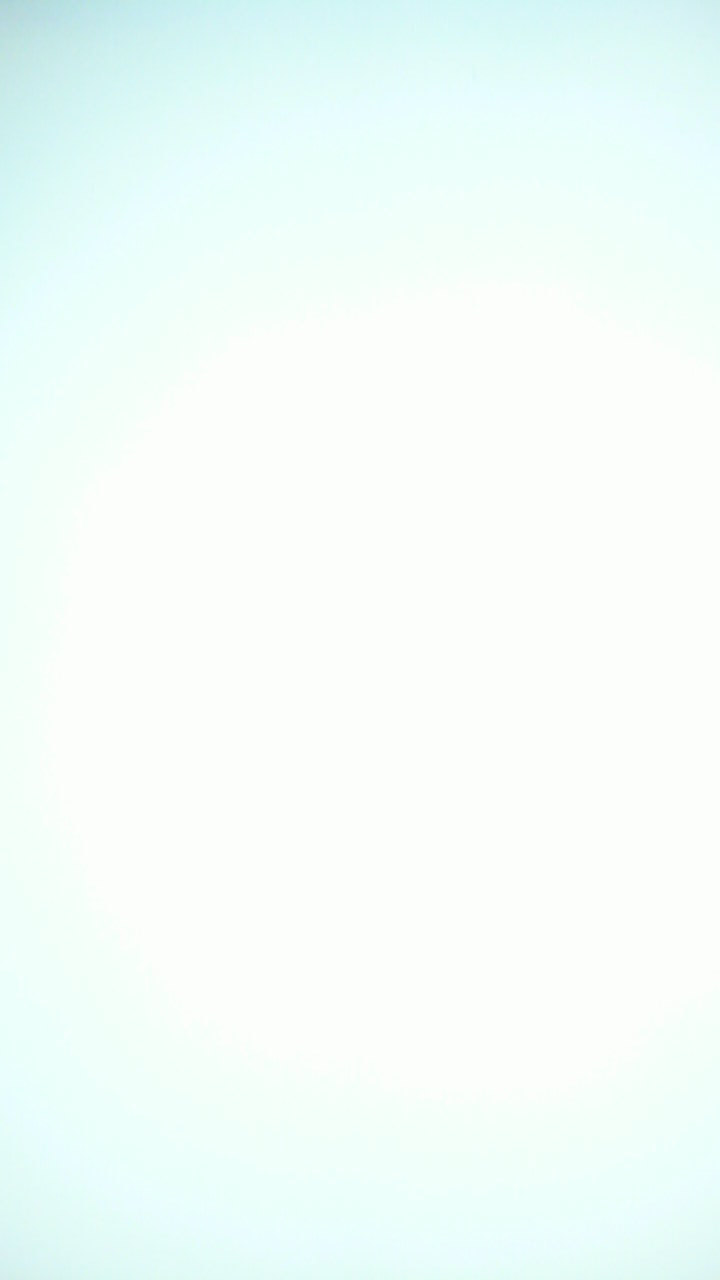
#> input picture brain/blank.png, 720 x 1280 px, given in place of a.png, which was not available
$ python structure.py
#> lines starting #> are read from the running program, lines starting #| are printed output that depends on the picture; pictures that were not available may be replaced by others from this repository, and a replacement may not be noted
### brain/log.py
import logging
import logging.config

import os

MAIN_LOG_LEVEL = 'DEBUG'
LOG_DIR = os.path.join(os.path.dirname(__file__), 'logs')

LOGGING = {
    'version': 1,
    'disable_existing_loggers': True,
    'formatters': {
        'verbose': {
            'format': '%(levelname)s %(asctime)s %(name)s -- %(message)s'
        },
        'simple': {
            'format': '%(levelname)s %(name)s -- %(message)s'
        },
    },
    'handlers': {
        'console': {
            'level': 'DEBUG',
            'class': 'logging.StreamHandler',
            'formatter': 'verbose'
        },

        'file_handler': {
            'level': 'DEBUG',
            'class': 'logging.handlers.RotatingFileHandler',
            'filename': os.path.join(LOG_DIR, 'brain.log'),
            'maxBytes': 5 * 1024 * 1024,  # 5 MB
            'backupCount': 5,
            'formatter': 'verbose',
        }
    },
    'loggers': {
        '': {
            'handlers': ['console', 'file_handler'],
            'propagate': True,
            'level': MAIN_LOG_LEVEL,
        }

    }
}

# logging.basicConfig(format="%(asctime)s %(levelname)s %(message)s", level=logging.DEBUG)
logging.config.dictConfig(LOGGING)

log = logging.getLogger(__name__)


def makelog(name):
    return logging.getLogger(name)

### brain/structure.py
#!/usr/bin/env python3

import cv2
import numpy as np

from skimage.feature import local_binary_pattern
from scipy.stats import itemfreq

from log import makelog
log = makelog(__name__)


def lbp_histogram(img, radius=5):
    """ Computes the LBP Histogram for a given images luminance channel and returns it """

    # img_gray = cv2.cvtColor(img, cv2.COLOR_BGR2GRAY)
    # small_img = cv2.resize(img, (0, 0), fx=0.25, fy=0.25)

    lab_img = cv2.cvtColor(img, cv2.COLOR_BGR2LAB)    # Convert to lab for better perceptual accuracy
    gray_img = lab_img[:, :, 0]

    n_points = 8 * radius  # points to consider

    lbp = local_binary_pattern(gray_img, n_points, radius, method='uniform')

    x = itemfreq(lbp.ravel())
    hist = x[:, 1] / sum(x[:, 1])

    return hist


def compare_histograms(a, b):
    arr_a = np.array(a, dtype=np.float32)
    arr_b = np.array(b, dtype=np.float32)

    try:
        score = cv2.compareHist(arr_a, arr_b, cv2.HISTCMP_CHISQR)
    except:
        log.warn('Could not compare histograms.')
        score = 1.0

    return score


def plot_hist(hist):
    graph_w = 300
    graph_h = 200
    graph_img = np.zeros((graph_h, graph_w, 3), np.uint8)

    num_bins = len(hist)
    for i in range(1, num_bins - 2, 1):
        x = int(i / num_bins * graph_w)
        bh = int(graph_h * hist[i] * 10.0)
        bw = int(graph_w / num_bins)
        cv2.rectangle(graph_img, (x, graph_h - bh), (x + bw, graph_h), [255, 0, 0], cv2.FILLED)

    return graph_img


if __name__ == '__main__':
    import os
    import fnmatch
    import time
    import sys

    p = "stones/"   # looks here for pngs...

    pngfiles = []

    for file in os.listdir(p):
        if fnmatch.fnmatch(file, '*.png'):
            pngfiles.append(file)

    pngfiles = ["a.png", "b.png", "a.png", "b.png", "a.png", "b.png", "a.png", "b.png", "a.png", "b.png", "a.png", "b.png", "a.png", "b.png", "a.png", "b.png"]

    first_path = os.path.join(p, pngfiles[0])
    first_img = cv2.imread(first_path, -1)
#> first_img is the input picture: shape (1280, 720, 3); mean B, G, R 250.1, 253.3, 242.7

    first_hist = lbp_histogram(first_img)
#> in lbp_histogram, `lab_img = cv2.cvtColor(img, cv2.COLOR_BGR2LAB)`: lab_img: shape (1280, 720, 3); mean of channels 0, 1, 2 251.7, 124.1, 128.2
#> in lbp_histogram, `gray_img = lab_img[:, :, 0]`:
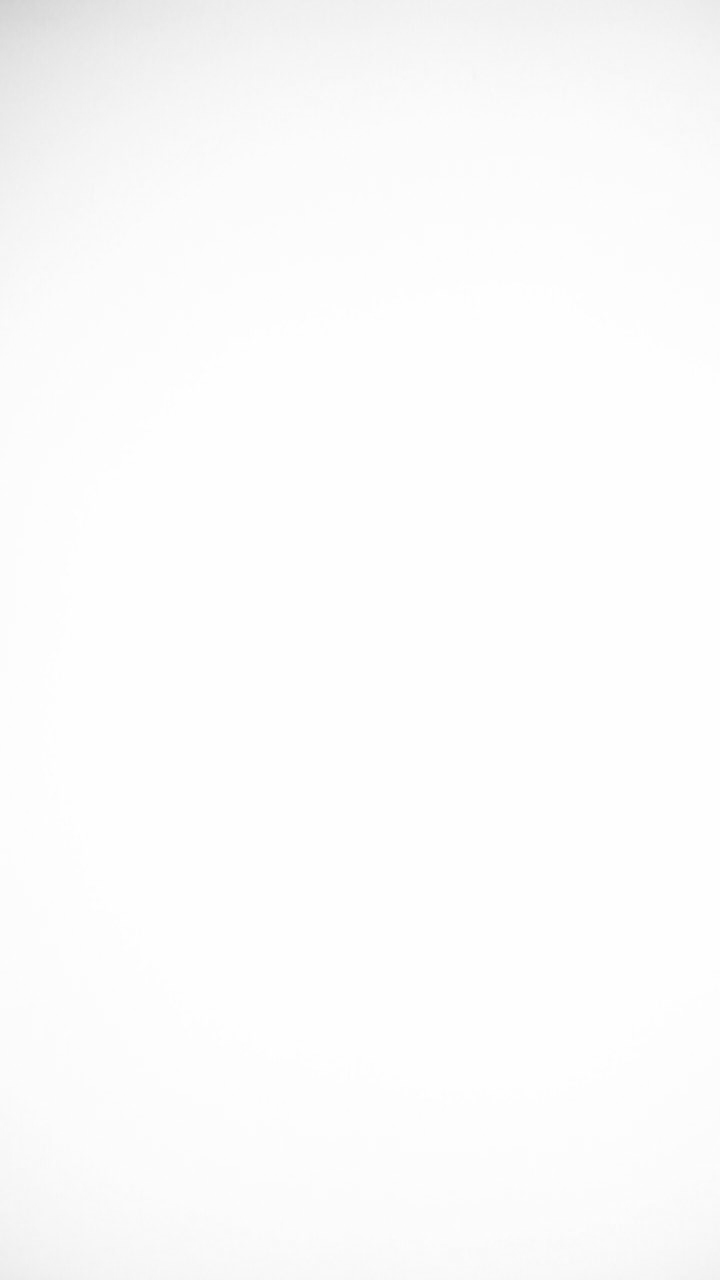
#> gray_img: shape (1280, 720); min 208, max 255, mean 251.7
#> in lbp_histogram, `lbp = local_binary_pattern(gray_img, n_points, radius, method='uniform')`:
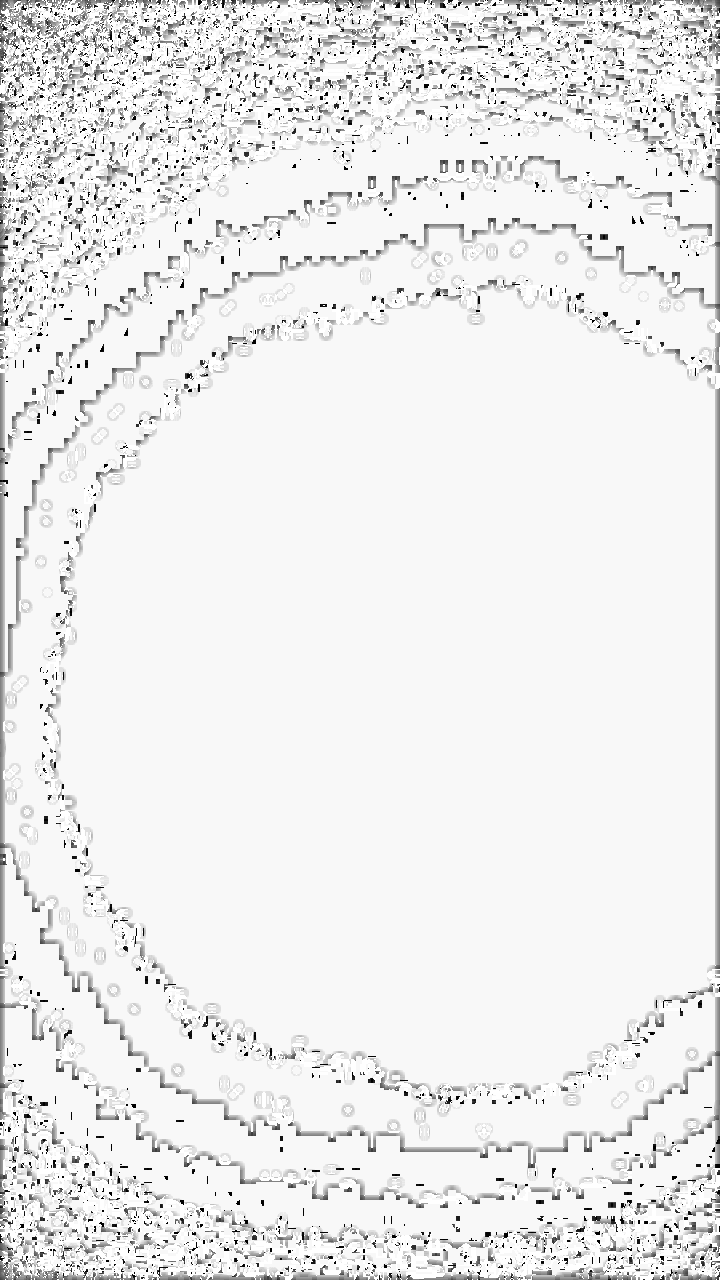
#> lbp: shape (1280, 720) float64; min 0, max 41, mean 38.1; drawn with min black and max white
#> in lbp_histogram, `x = itemfreq(lbp.ravel())`: x = 42 pairs, first value 0 to 41, second value 497 to 684149
#> in lbp_histogram, `hist = x[:, 1] / sum(x[:, 1])`: hist = 42 values, max 0.742 at index 40, min 0.000539 at index 8, mean 0.0238
#> first_hist has the same summary as hist in lbp_histogram

    for fn in pngfiles:
        log.info('Loading %s', fn)
        image = cv2.imread(os.path.join(p, fn), -1)
        (h, w) = image.shape[:2]
#> h = 1280; w = 720

        t = time.time()
        hist_a = lbp_histogram(image, radius=3)
#> call 2 of lbp_histogram, with radius = 3
#> in lbp_histogram (call 2), `lbp = local_binary_pattern(gray_img, n_points, radius, method='uniform')`:
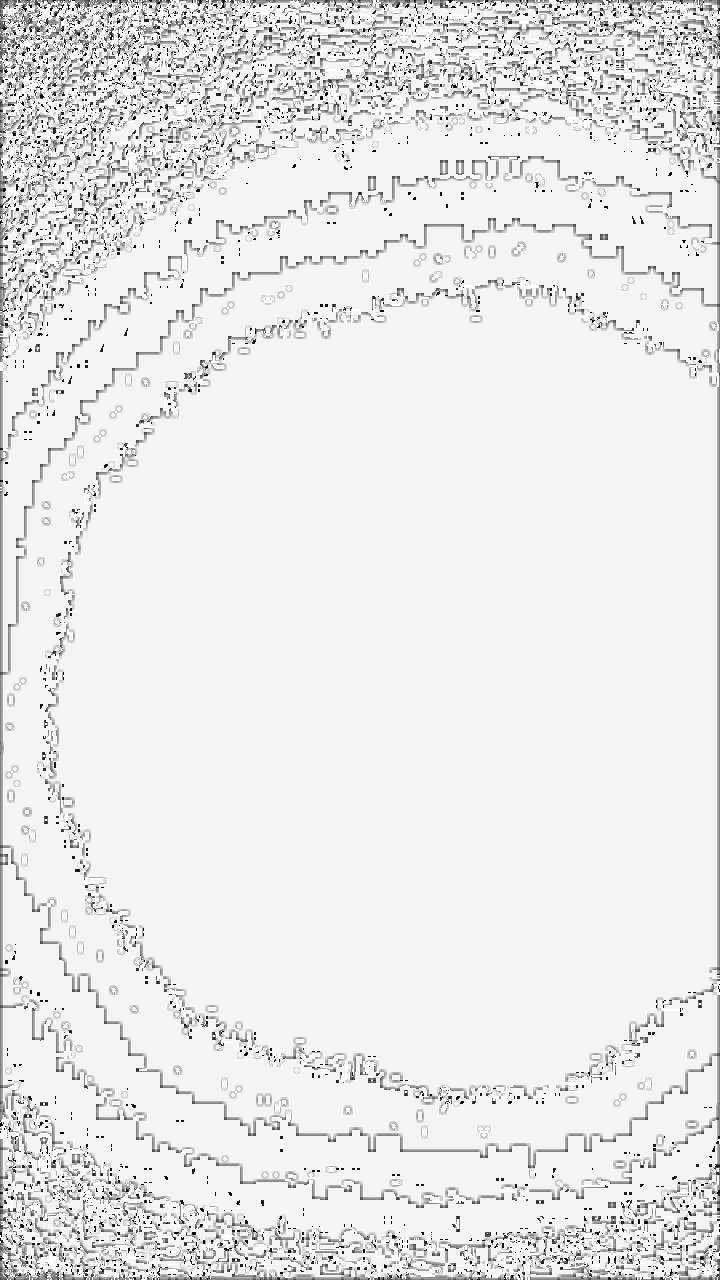
#> lbp: shape (1280, 720) float64; min 0, max 25, mean 22.8; drawn with min black and max white
#> in lbp_histogram (call 2), `x = itemfreq(lbp.ravel())`: x = 26 pairs, first value 0 to 25, second value 833 to 737698
#> in lbp_histogram (call 2), `hist = x[:, 1] / sum(x[:, 1])`: hist = 26 values, max 0.8 at index 24, min 0.000904 at index 6, mean 0.0385
#> hist_a has the same summary as hist in lbp_histogram
        hist_b = lbp_histogram(image, radius=12)
#> call 3 of lbp_histogram, with radius = 12
#> in lbp_histogram (call 3), `lbp = local_binary_pattern(gray_img, n_points, radius, method='uniform')`:
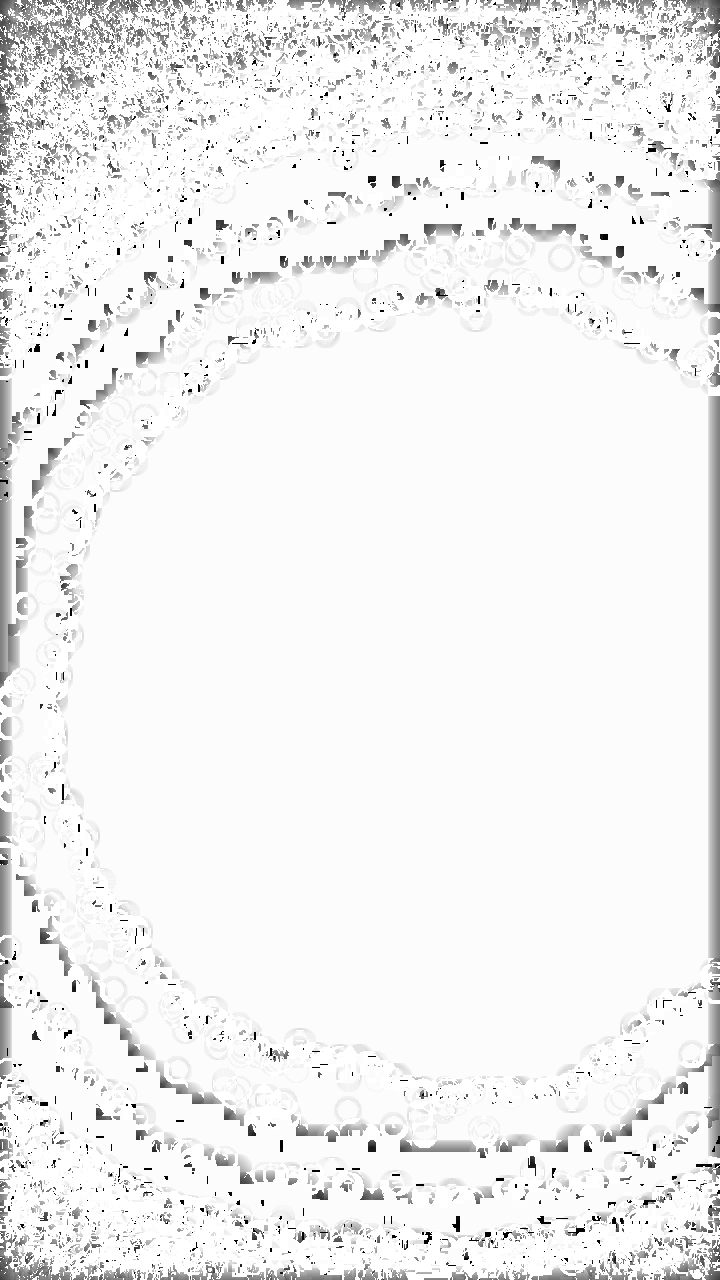
#> lbp: shape (1280, 720) float64; min 0, max 97, mean 91.8; drawn with min black and max white
#> in lbp_histogram (call 3), `x = itemfreq(lbp.ravel())`: x = 98 pairs, first value 0 to 97, second value 36 to 571568
#> in lbp_histogram (call 3), `hist = x[:, 1] / sum(x[:, 1])`: hist = 98 values, max 0.62 at index 96, min 3.91e-05 at index 11, mean 0.0102
#> hist_b has the same summary as hist in lbp_histogram
        # print(hist)
        log.info('Time for lbp_histogram: %.3fs', (time.time() - t))

        # [10 lines of commented-out code are left out]

        graph_a_img = plot_hist(hist_a)
#> in plot_hist, `num_bins = len(hist)`: num_bins = 26
#> the loop in plot_hist, `for i in range(1, num_bins - 2, 1):` made 23 passes
#> (x, bh) on passes 1 to 12: (11, 4), (23, 4), (34, 4), (46, 3), (57, 2), (69, 1), (80, 4), (92, 6), (103, 7), (115, 6), (126, 6), (138, 5)
#> after the loop in plot_hist, `for i in range(1, num_bins - 2, 1):`:
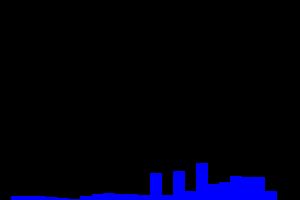
#> graph_img: shape (200, 300, 3); mean of channels 0, 1, 2 13.5, 0, 0; drawn as B, G, R
        graph_b_img = plot_hist(hist_b)
#> in plot_hist (call 2), `num_bins = len(hist)`: num_bins = 98
#> the loop in plot_hist (call 2), `for i in range(1, num_bins - 2, 1):` made 95 passes
#> (x, bh) on passes 1 to 12: (3, 1), (6, 0), (9, 0), (12, 0), (15, 0), (18, 0), (21, 0), (24, 0), (27, 0), (30, 0), (33, 0), (36, 0)
#> after the loop in plot_hist (call 2), `for i in range(1, num_bins - 2, 1):`:
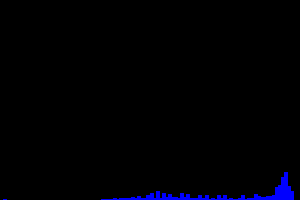
#> graph_img: shape (200, 300, 3); mean of channels 0, 1, 2 3.9, 0, 0; drawn as B, G, R

        # log.info('Score %0.3f',  (score, ))
        cv2.imshow('first', first_img)
        cv2.imshow('second', image)
        cv2.imshow('histogram_a', graph_a_img)
        cv2.imshow('histogram_b', graph_b_img)

        if cv2.waitKey(0) == 27:
#> (key Esc is pressed here)
#> (the run stopped early here; a loop or call above may not have finished)

$ run again, on brain/blank_l0.jpg
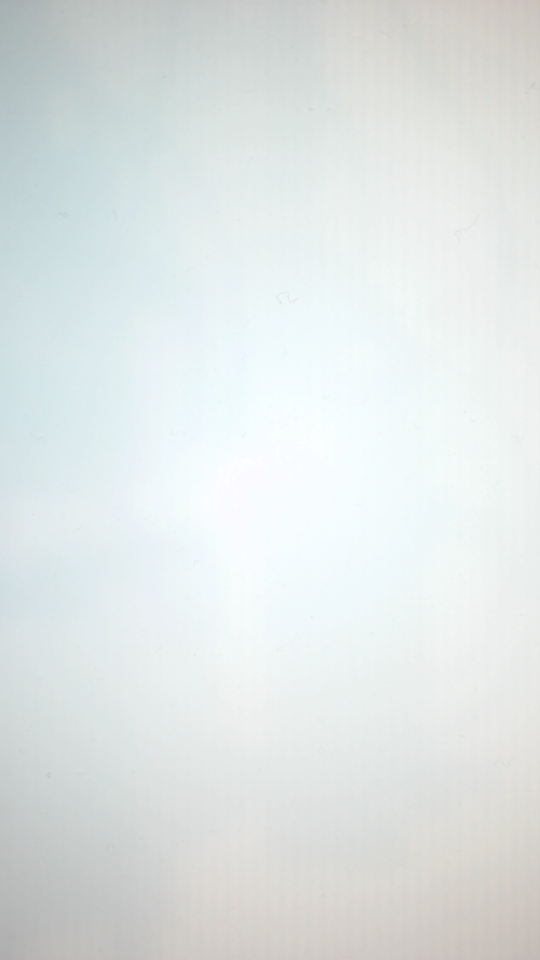
#> input picture brain/blank_l0.jpg, 1080 x 1920 px, given in place of a.png, which was not available (shown at 1/2 size)
#> first_img is the input picture: shape (1920, 1080, 3); mean B, G, R 228.6, 229.4, 223.4
#> lab_img: shape (1920, 1080, 3); mean of channels 0, 1, 2 231.2, 126, 127.6
#> in lbp_histogram, `x = itemfreq(lbp.ravel())`: x = 42 pairs, first value 0 to 41, second value 5413 to 975402
#> hist = 42 values, max 0.47 at index 41, min 0.00261 at index 8, mean 0.0238
#> first_hist has the same summary as hist in lbp_histogram
#> hist_a = 26 values, max 0.31 at index 25, min 0.00602 at index 6, mean 0.0385
#> in lbp_histogram (call 3), `lbp = local_binary_pattern(gray_img, n_points, radius, method='uniform')`:
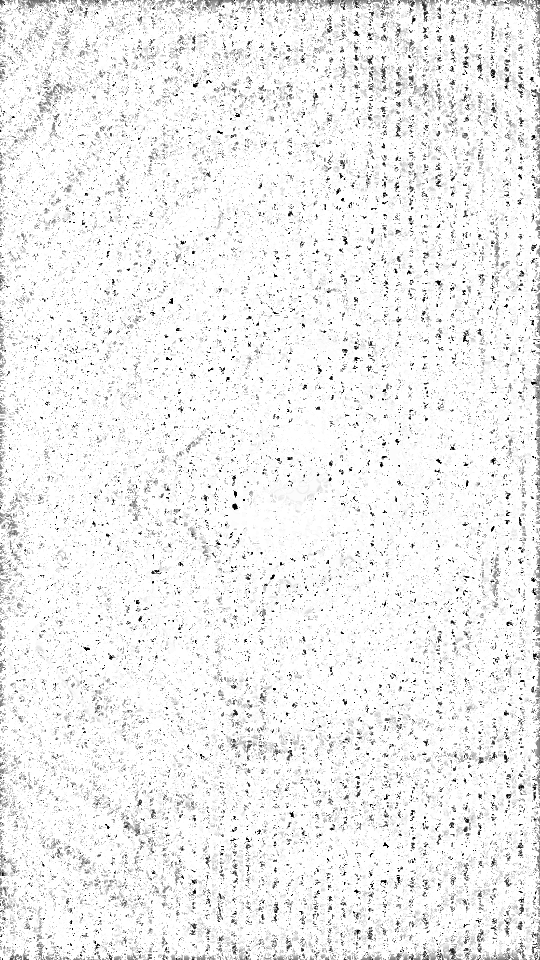
#> lbp: shape (1920, 1080) float64 (shown at 1/2 size); min 0, max 97, mean 91.1; drawn with min black and max white
#> in lbp_histogram (call 3), `x = itemfreq(lbp.ravel())`: x = 98 pairs, first value 0 to 97, second value 1178 to 1581462
#> hist = 98 values, max 0.763 at index 97, min 0.000568 at index 32, mean 0.0102
#> hist_b has the same summary as hist in lbp_histogram
#> num_bins = 26
#> the loop in plot_hist, `for i in range(1, num_bins - 2, 1):` made 23 passes
#> (x, bh) on passes 1 to 8: (11, 21), (23, 19), (34, 15), (46, 16), (57, 16), (69, 12), (80, 15), (92, 18)
#> num_bins = 98
#> the loop in plot_hist (call 2), `for i in range(1, num_bins - 2, 1):` made 95 passes
#> (x, bh) on passes 1 to 8: (3, 5), (6, 3), (9, 3), (12, 2), (15, 2), (18, 1), (21, 1), (24, 1)
#> after the loop in plot_hist (call 2), `for i in range(1, num_bins - 2, 1):`:
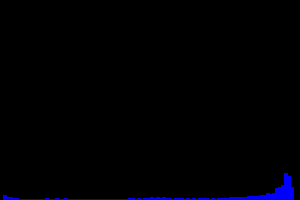
#> graph_img: shape (200, 300, 3); mean of channels 0, 1, 2 3.8, 0, 0; drawn as B, G, R

$ run again, on 4led/a0.jpg
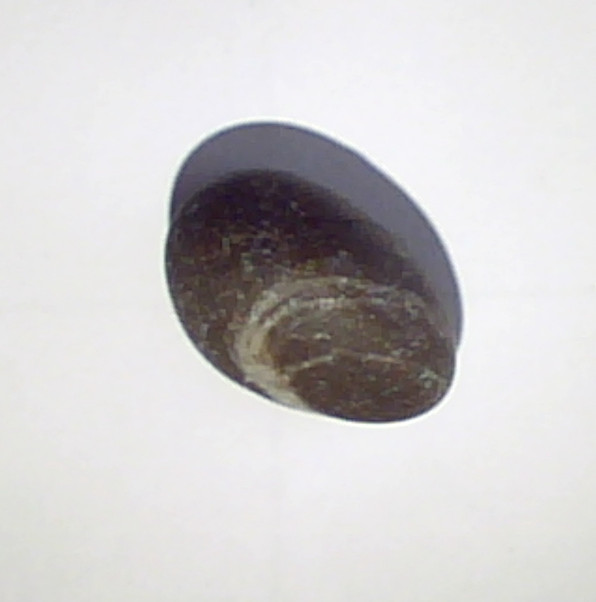
#> input picture 4led/a0.jpg, 596 x 602 px, given in place of a.png, which was not available
#> first_img is the input picture: shape (602, 596, 3); mean B, G, R 205.3, 204.6, 206.6
#> lab_img: shape (602, 596, 3); mean of channels 0, 1, 2 208.3, 129, 127.9
#> in lbp_histogram, `x = itemfreq(lbp.ravel())`: x = 42 pairs, first value 0 to 41, second value 1382 to 166218
#> hist = 42 values, max 0.463 at index 41, min 0.00385 at index 8, mean 0.0238
#> first_hist has the same summary as hist in lbp_histogram
#> hist_a = 26 values, max 0.297 at index 25, min 0.00888 at index 6, mean 0.0385
#> in lbp_histogram (call 3), `lbp = local_binary_pattern(gray_img, n_points, radius, method='uniform')`:
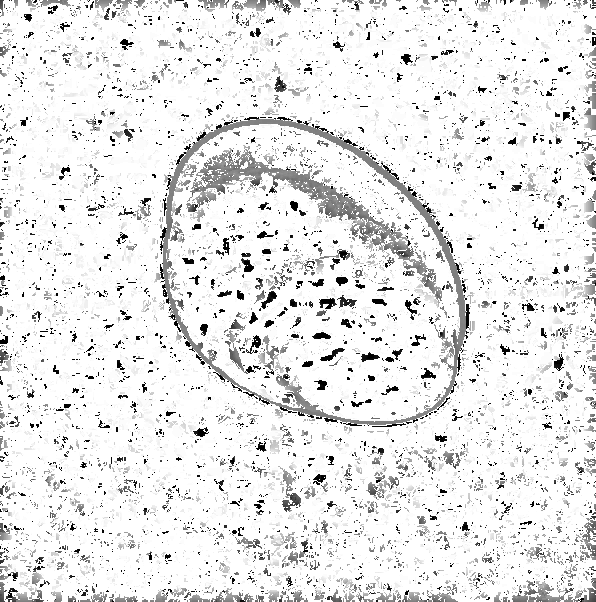
#> lbp: shape (602, 596) float64; min 0, max 97, mean 88.4; drawn with min black and max white
#> in lbp_histogram (call 3), `x = itemfreq(lbp.ravel())`: x = 98 pairs, first value 0 to 97, second value 164 to 270223
#> hist = 98 values, max 0.753 at index 97, min 0.000457 at index 17, mean 0.0102
#> hist_b has the same summary as hist in lbp_histogram
#> num_bins = 26
#> the loop in plot_hist, `for i in range(1, num_bins - 2, 1):` made 23 passes
#> (x, bh) on passes 1 to 8: (11, 22), (23, 22), (34, 22), (46, 21), (57, 20), (69, 17), (80, 22), (92, 26)
#> num_bins = 98
#> the loop in plot_hist (call 2), `for i in range(1, num_bins - 2, 1):` made 95 passes
#> (x, bh) on passes 1 to 8: (3, 7), (6, 5), (9, 5), (12, 4), (15, 3), (18, 3), (21, 2), (24, 2)
#> after the loop in plot_hist (call 2), `for i in range(1, num_bins - 2, 1):`:
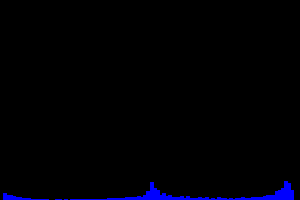
#> graph_img: shape (200, 300, 3); mean of channels 0, 1, 2 4.5, 0, 0; drawn as B, G, R
